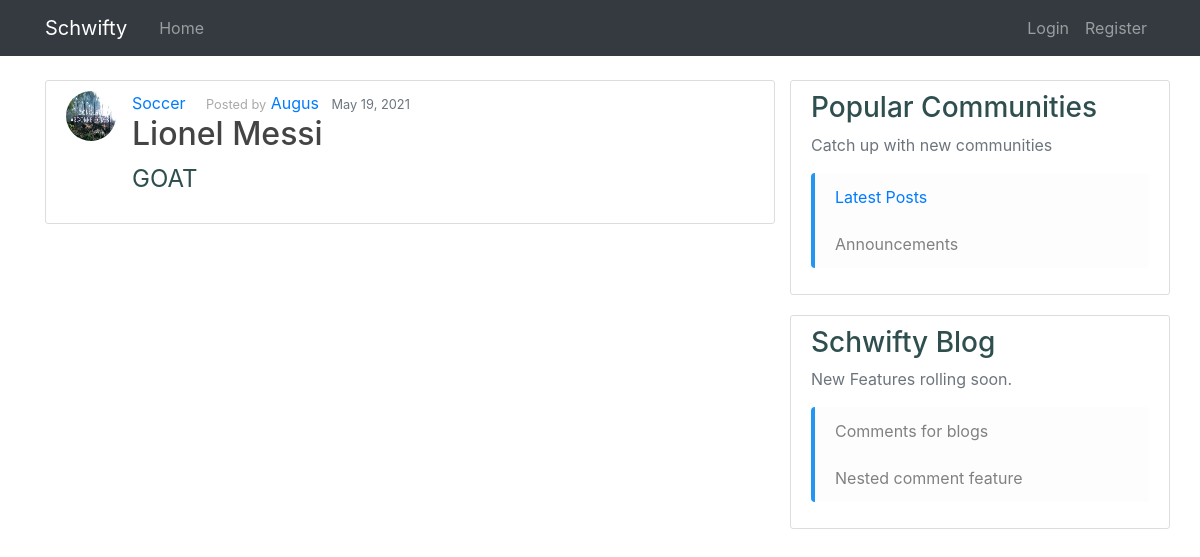
The app's page /, older data.
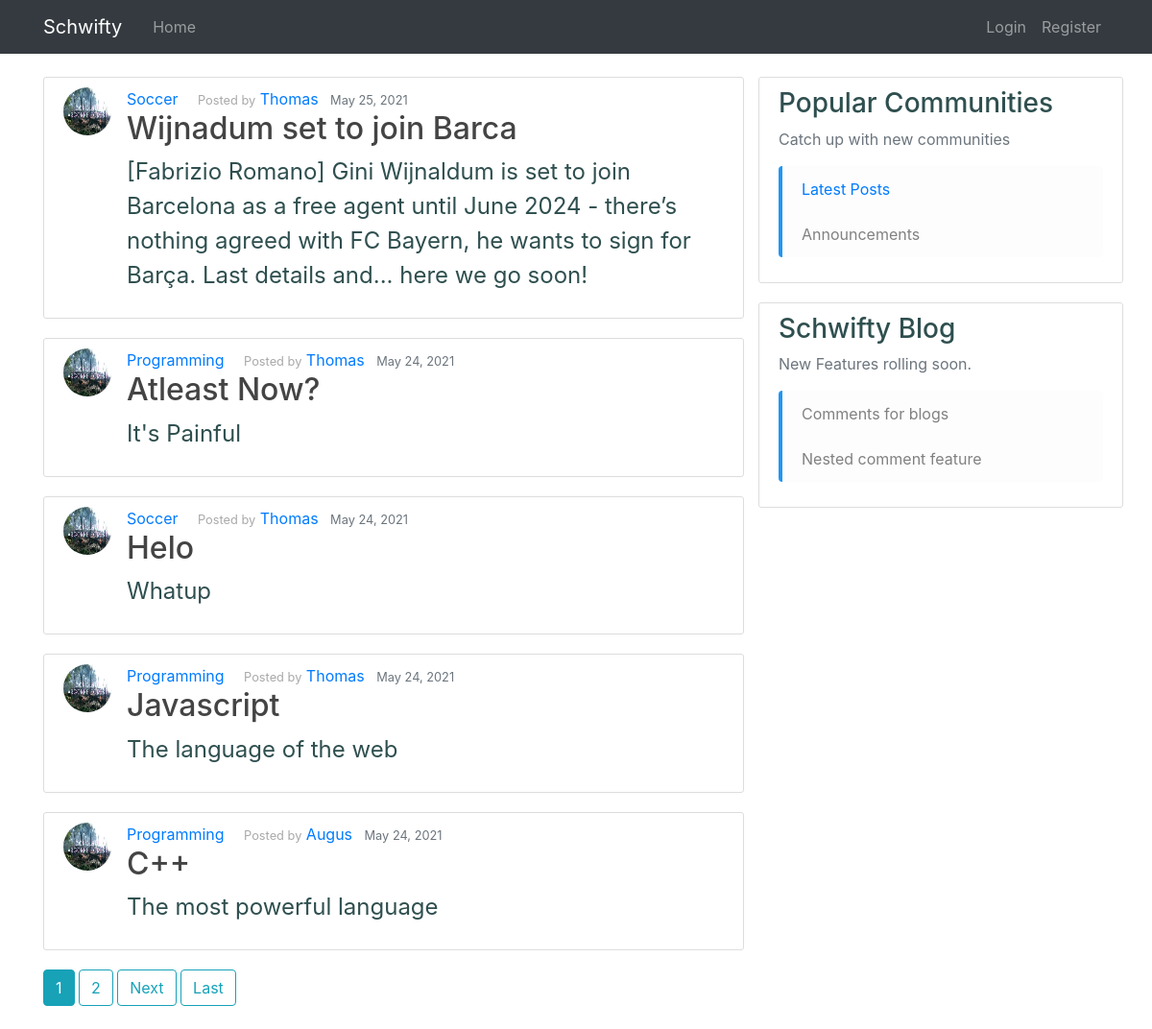
The same page, newer data.
### blog/models.py (models this page shows, shortened)
class Post(models.Model):
    title = models.CharField(max_length=100)
    content = models.TextField()
    date_posted = models.DateTimeField(default=timezone.now)
    author = models.ForeignKey(User, on_delete=models.CASCADE)
    upvotes = models.ManyToManyField(
        User, blank=True, related_name='post_upvotes')
    downvotes = models.ManyToManyField(
        User, blank=True, related_name='post_downvotes')
    posted_to = models.ForeignKey(Community, on_delete=models.CASCADE)

class Community(models.Model):
    name = models.CharField(primary_key=True, max_length=15)
    description = models.TextField(max_length=100)
    date_created = models.DateTimeField(default=timezone.now)
    class Meta:
        verbose_name_plural = "Communities"
    def __str__(self):
        return str(self.name)

### users/models.py (models this page shows, shortened)
class Profile(models.Model):
    user = models.OneToOneField(User, on_delete=models.CASCADE)
    image = models.ImageField(default='default.jpg', upload_to='profile_pics')

### blog/views.py (the view)
# urls.py: path('', views.PostListView.as_view(), name='blog-home'),
class PostListView(ListView):
    model = Post
    template_name = 'blog/home.html'
    context_object_name = 'posts'
    ordering = ['-date_posted']
    paginate_by = 5

### blog/templates/blog/home.html (shortened to what this page needs)
{% extends "blog/base.html" %}
{% block content %}
      <div class="card-stack">
        {% include "blog/card.html" %}
      </div>
        {% if is_paginated %}
            {% for num in page_obj.paginator.page_range %}
                {% if page_obj.number == num %}
                  <a class="btn btn-info mb-4" href="?page={{num}}">{{num}}</a>
                {% elif num > page_obj.number|add:'-3' and num < page_obj.number|add:'3' %}
                  <a class="btn btn-outline-info mb-4" href="?page={{num}}">{{num}}</a>
                {% endif %}
            {% endfor %}
          {% if page_obj.has_next %}
            <a class ="btn btn-outline-info mb-4" href="?page={{page_obj.next_page_number}}">Next</a>
            <a class ="btn btn-outline-info mb-4" href="?page={{page_obj.paginator.num_pages}}">Last</a>
          {% endif %}
        {% endif %}
{% endblock content %}
{% block banner %}
<div class="row">
  <div class="col md-12 content-section">
    <h3>Popular Communities</h3>
    <p class='text-muted'>Catch up with new communities
      <ul class="list-group">
        <li class="list-group-item list-group-item-light"><a href="{% url 'blog-home' %}">Latest Posts</a></li>
        <li class="list-group-item list-group-item-light">Announcements</li>
      </ul>
    </p>
  </div>
</div>
<div class="row">
  <div class="col-md-12 content-section">
    <h3>Schwifty Blog</h3>
    <p class='text-muted'>New Features rolling soon.
      <ul class="list-group">
        <li class="list-group-item list-group-item-light">Comments for blogs</li>
        <li class="list-group-item list-group-item-light">Nested comment feature</li>
      </ul>
    </p>
  </div>
</div>
{% endblock banner %}

### blog/templates/blog/card.html
{% for post in posts %}
<article class="media content-section">
  <img src="{{post.author.profile.image.url}}" class="rounded-circle article-img">
  <div class="media-body">
    <span>
        <a class = "mr-3" href = "{%url 'comm-list' post.posted_to %}">{{post.posted_to}}</a>
        <small>Posted by</small> <a class="mr-2" href="{% url 'user-posts' post.author.username %}">{{ post.author }}</a>
        <small class="text-muted">{{ post.date_posted|date:"F d, Y" }}</small>
    </span>
      <h2><a class="article-title" href="{% url 'post-detail' post.id %}">{{ post.title }}</a></h2>
      <p class="article-content">{{ post.content }}</p>
    </div>
</article>
{% endfor %}

Row changes from the older to the newer data that the page shows:
no longer on this page (row unchanged): Post: author.profile.image (placeholder picture), posted_to "Soccer", author "Augus", date_posted "May 19, 2021", title "Lionel Messi", content "GOAT"
added Post: author.profile.image (placeholder picture), posted_to "Soccer", author "Thomas", date_posted "May 25, 2021", title "Wijnadum set to join Barca", content "[Fabrizio Romano] Gini Wijnaldum is set to join Barcelona as a free agent until June 2024 - there’s nothing agreed with FC Bayern, he wants to sign for Barça. Last details and... here we go soon!"
added Post: author.profile.image (placeholder picture), posted_to "Programming", author "Thomas", date_posted "May 24, 2021", title "Atleast Now?", content "It's Painful"
added Post: author.profile.image (placeholder picture), posted_to "Soccer", author "Thomas", date_posted "May 24, 2021", title "Helo", content "Whatup"
added Post: author.profile.image (placeholder picture), posted_to "Programming", author "Thomas", date_posted "May 24, 2021", title "Javascript", content "The language of the web"
added Post: author.profile.image (placeholder picture), posted_to "Programming", author "Augus", date_posted "May 24, 2021", title "C++", content "The most powerful language"
Text that changed along with them:
new list line: "1"
new list line: "2"
text now shown: "Next Last"
